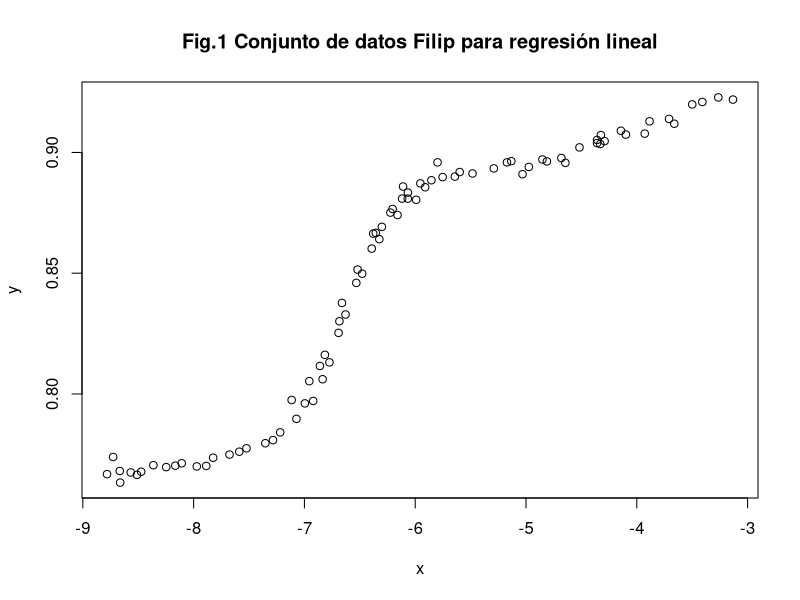
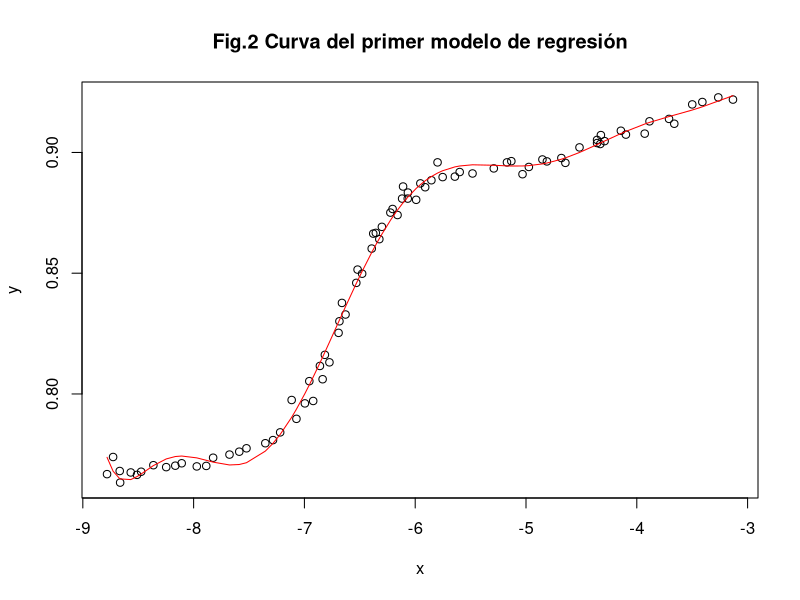
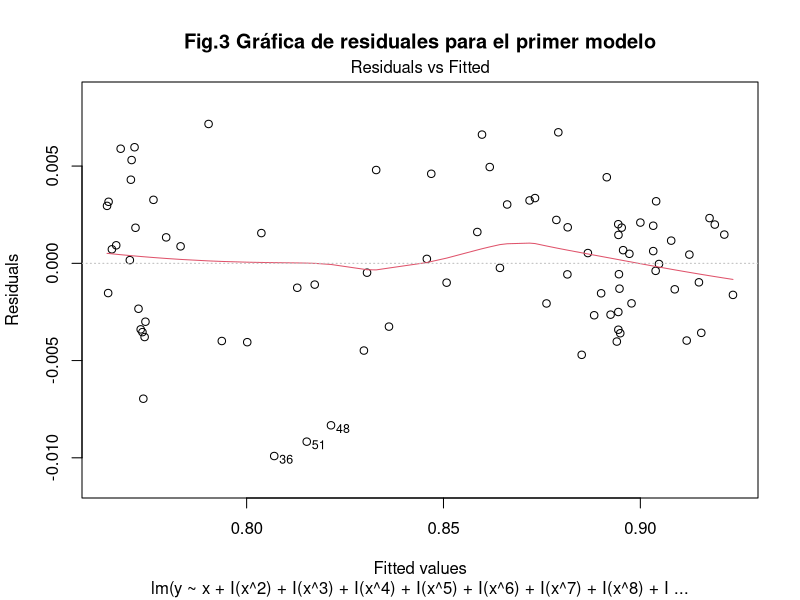
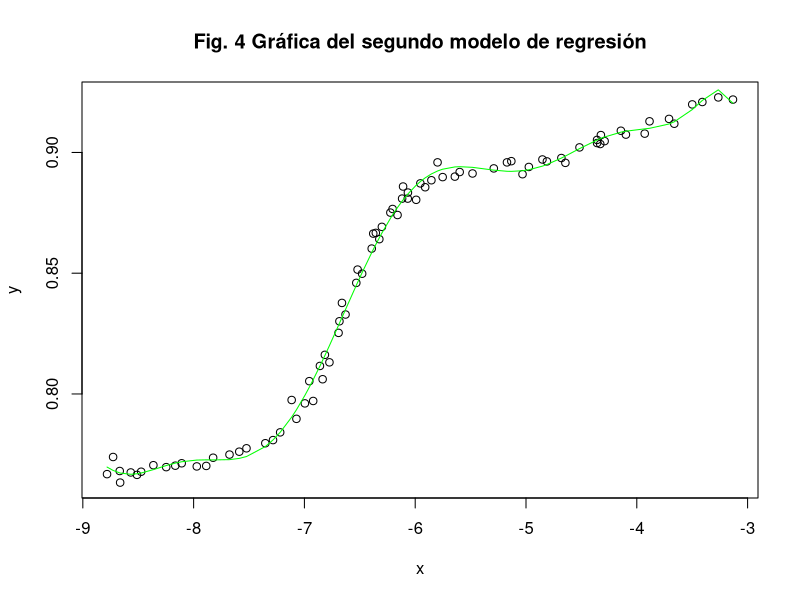
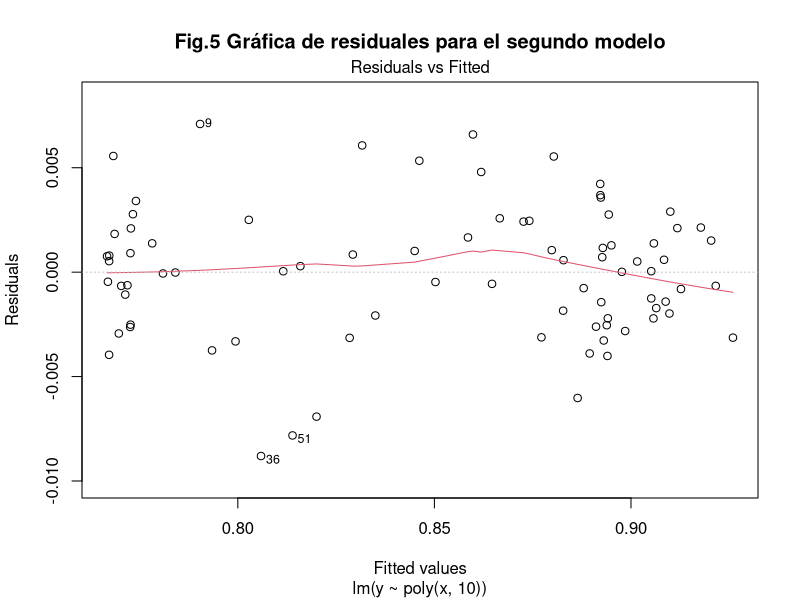

Generate these figures, in order, with R:
## ---- chunk 1
knitr::opts_chunk$set(echo = TRUE)
library(knitr)
## ---- chunk 2
data <- read.csv("./datos.txt", sep="")
attach(data)
## Función auxiliar para graficar el polinomio resultante
plotPolinomio <- function(x,y, color){
  p <- data.frame(x, y)
  p <- p[order(x), ]
  lines(p, col=color)
}
plot(x, y, main = 'Fig.1 Conjunto de datos Filip para regresión lineal')
## ---- chunk 3
## Regresión con polinomios 
m1 <- lm(y ~ x + I(x^2) + I(x^3)+ I(x^4)+ I(x^5)+ I(x^6)+ I(x^7)+ I(x^8)+ I(x^9)+ I(x^10))
y_hat <- predict(object = m1, newdata = data)
plot(x,y)
plotPolinomio(x, y_hat, 'red')
title(main = 'Fig.2 Curva del primer modelo de regresión')
## ---- chunk 4
s1 <- summary(m1)
kable(s1$coefficients, caption = 'Tabla de coeficientes para el primer modelo')
## ---- chunk 5
plot(m1, which= 1)
title('Fig.3 Gráfica de residuales para el primer modelo')

## ---- chunk 6
## Regresión con polinomios ortogonales
m2 <- lm(y ~ poly(x,10))
y_hat2 <- predict(object = m2, newdata = data)
plot(x,y)
plotPolinomio(x, y_hat2, 'green')
title('Fig. 4 Gráfica del segundo modelo de regresión')

## ---- chunk 7
s2 <- summary(m2)
kable(s2$coefficients, caption = 'Tabla de coeficientes para el segundo modelo')
## ---- chunk 8
plot(m2, which= 1)
title('Fig.5 Gráfica de residuales para el segundo modelo')

